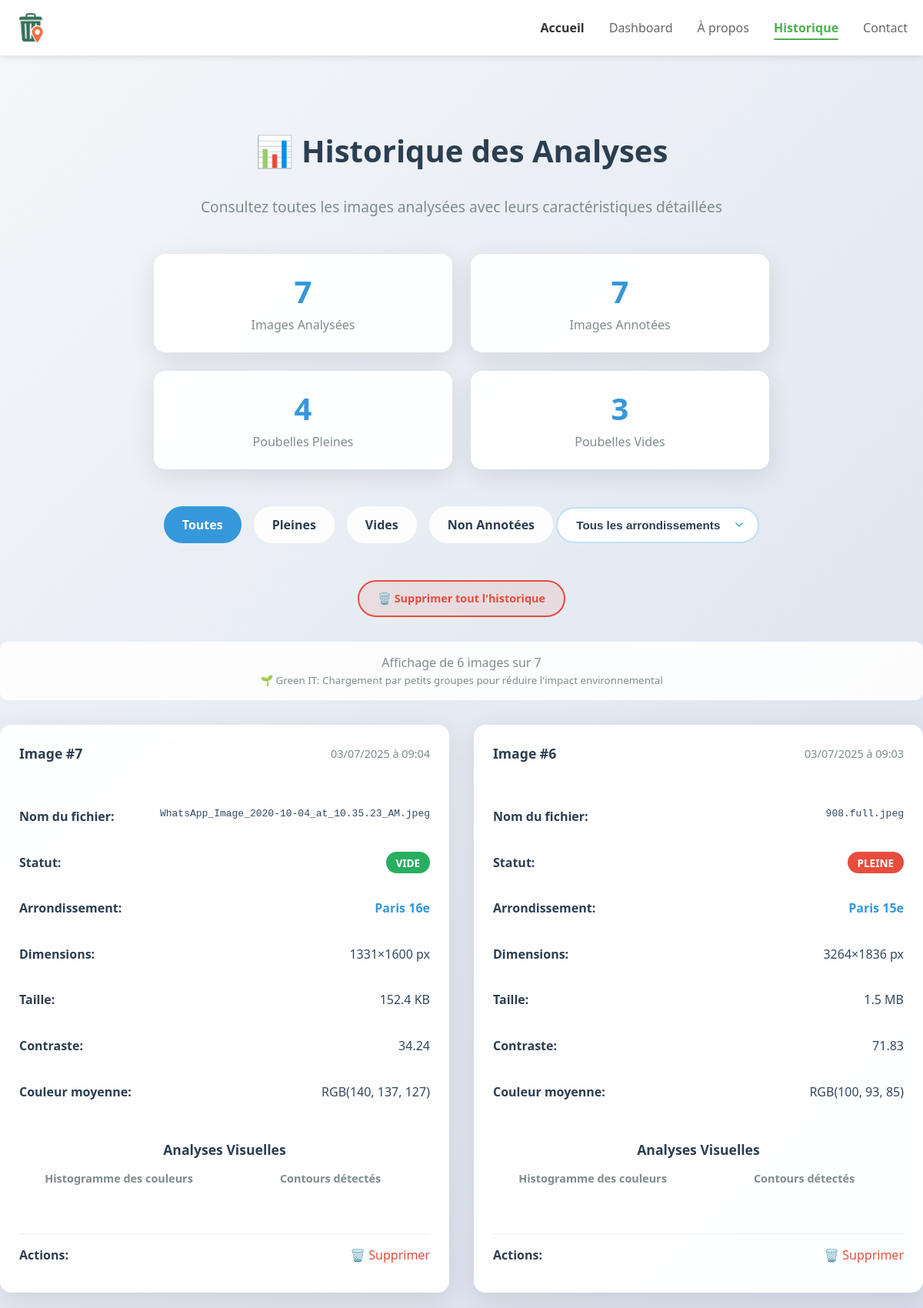
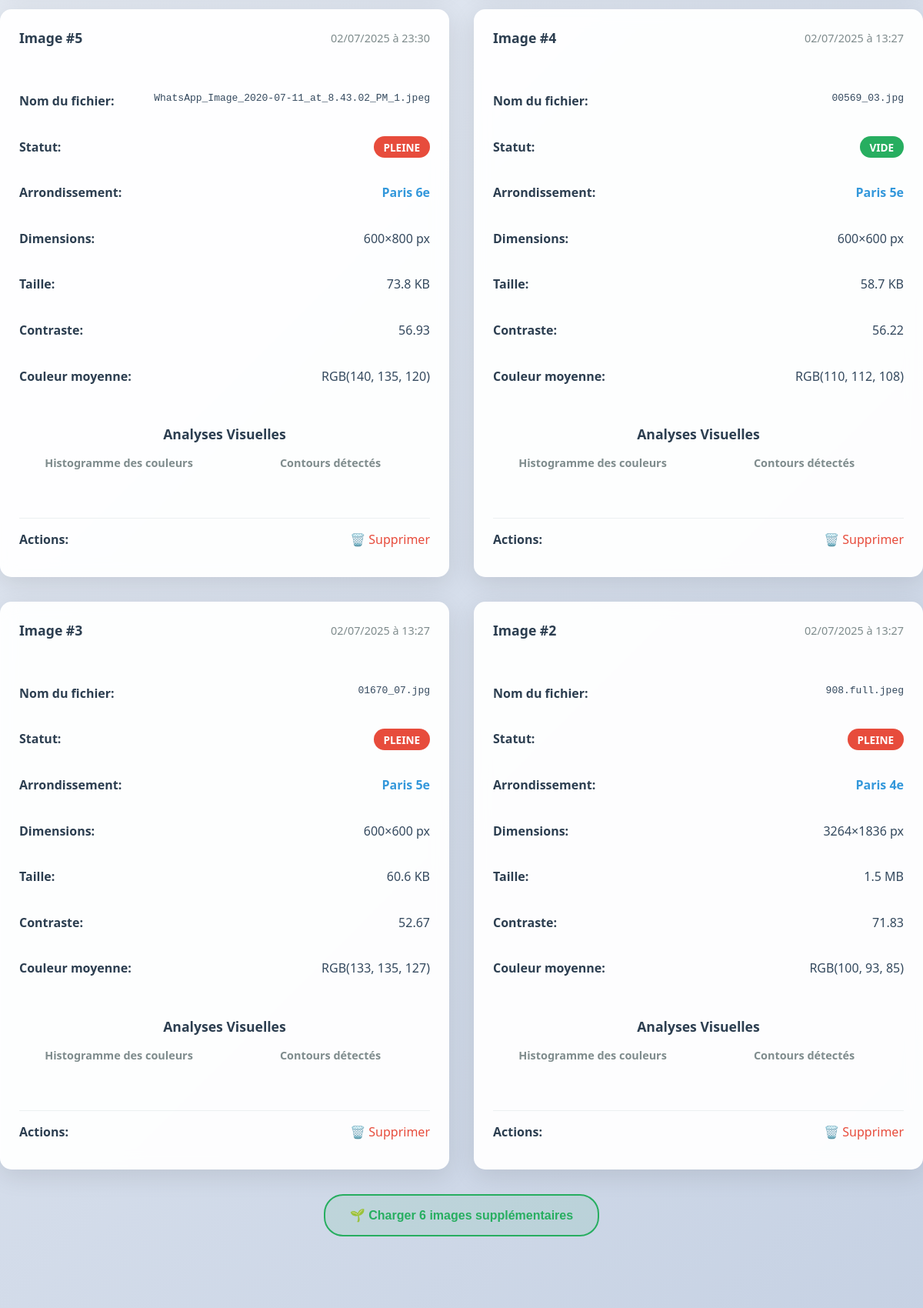
Page /historique (upper part) on the committed database (2 pictures, top to bottom).
### tables this page shows
CREATE TABLE images (
                id INTEGER PRIMARY KEY AUTOINCREMENT,
                filepath TEXT,
                upload_date TEXT,
                annotation TEXT,
                filesize INTEGER,
                width INTEGER,
                height INTEGER,
                avg_color_r INTEGER,
                avg_color_g INTEGER,
                avg_color_b INTEGER,
                contrast REAL
            , histogram_data TEXT, histogram_image TEXT, edge_image TEXT, exif_date_taken TEXT, exif_latitude REAL, exif_longitude REAL);

### app.py (the view)
@app.route('/historique')
def historique():
    filter_type = request.args.get('filter')
    arrondissement_filter = request.args.get('arrondissement')
    page = int(request.args.get('page', 1))
    per_page = 6  # Nombre d'images par page (Green IT - 2x3 grille)
    def get_filtered_images(start_offset, batch_size, max_attempts=10):
        images = []
        current_offset = start_offset
        attempts = 0
        while len(images) < per_page and attempts < max_attempts:
            with sqlite3.connect('database.db') as conn:
                cursor = conn.cursor()
                base_query = "SELECT * FROM images"
                where_clauses = []
                if filter_type == 'pleine':
                    where_clauses.append('annotation = "pleine"')
                elif filter_type == 'vide':
                    where_clauses.append('annotation = "vide"')
                elif filter_type == 'non_annotees':
                    where_clauses.append('(annotation IS NULL OR annotation = "")')
                where_clause = ' WHERE ' + ' AND '.join(where_clauses) if where_clauses else ''
                paginated_query = base_query + where_clause + f' ORDER BY upload_date DESC LIMIT {batch_size} OFFSET {current_offset}'
                cursor.execute(paginated_query)
                columns = [description[0] for description in cursor.description]
                batch_images = [dict(zip(columns, row)) for row in cursor.fetchall()]
                if not batch_images:
                    break
                for image in batch_images:
                    if image['exif_latitude'] is not None and image['exif_longitude'] is not None:
                        latitude, longitude = image['exif_latitude'], image['exif_longitude']
                    else:
                        latitude, longitude = generate_random_paris_coordinates_safe(image['id'])
                    image['arrondissement'] = get_paris_district_from_coordinates(latitude, longitude)
                    if not arrondissement_filter or image['arrondissement'] == arrondissement_filter:
                        images.append(image)
                        if len(images) >= per_page:
                            break
                current_offset += batch_size
                attempts += 1
        return images[:per_page], current_offset
    start_offset = (page - 1) * per_page
    batch_size = per_page * 4 if arrondissement_filter else per_page
    images, final_offset = get_filtered_images(start_offset, batch_size)
    with sqlite3.connect('database.db') as conn:
        cursor = conn.cursor()
        count_query = "SELECT COUNT(*) FROM images"
        where_clauses = []
        if filter_type == 'pleine':
            where_clauses.append('annotation = "pleine"')
        elif filter_type == 'vide':
            where_clauses.append('annotation = "vide"')
        elif filter_type == 'non_annotees':
            where_clauses.append('(annotation IS NULL OR annotation = "")')
        where_clause = ' WHERE ' + ' AND '.join(where_clauses) if where_clauses else ''
        cursor.execute(count_query + where_clause)
        total_filtered_images = cursor.fetchone()[0]
        if arrondissement_filter:
            total_filtered_images = max(1, total_filtered_images // 20)
        cursor.execute('SELECT COUNT(*) FROM images')
        total_images = cursor.fetchone()[0]
        cursor.execute('SELECT COUNT(*) FROM images WHERE annotation IS NOT NULL AND annotation != ""')
        annotated_images = cursor.fetchone()[0]
        cursor.execute('SELECT COUNT(*) FROM images WHERE annotation = "pleine"')
        images_pleine = cursor.fetchone()[0]
        cursor.execute('SELECT COUNT(*) FROM images WHERE annotation = "vide"')
        images_vide = cursor.fetchone()[0]
        cursor.execute('SELECT id, exif_latitude, exif_longitude FROM images ORDER BY id')
        all_image_data = cursor.fetchall()
        arrondissements = set()
        for img_id, exif_lat, exif_lng in all_image_data:
            if exif_lat is not None and exif_lng is not None:
                latitude, longitude = exif_lat, exif_lng
            else:
                latitude, longitude = generate_random_paris_coordinates_safe(img_id)
            arr = get_paris_district_from_coordinates(latitude, longitude)
            arrondissements.add(arr)
        arrondissements = sorted(list(arrondissements))
        for image in images:
            image = extract_exif_coordinates_and_arrondissement(image)
            if image['upload_date']:
                try:
                    date_obj = datetime.strptime(image['upload_date'], '%Y-%m-%d %H:%M:%S')
                    image['upload_date'] = date_obj.strftime('%d/%m/%Y à %H:%M')
                except:
                    pass
            if image['filesize']:
                size_kb = image['filesize'] / 1024
                if size_kb < 1024:
                    image['filesize'] = f"{size_kb:.1f} KB"
                else:
                    size_mb = size_kb / 1024
                    image['filesize'] = f"{size_mb:.1f} MB"
    has_next = len(images) == per_page and final_offset < total_filtered_images * 2  # Facteur de sécurité
    next_page = page + 1 if has_next else None
    return render_template('historique.html',
                         images=images,
                         total_images=total_images,
                         annotated_images=annotated_images,
                         images_pleine=images_pleine,
                         images_vide=images_vide,
                         filter_type=filter_type,
                         arrondissement_filter=arrondissement_filter,
                         arrondissements=arrondissements,
                         current_page=page,
                         has_next=has_next,
                         next_page=next_page,
                         total_filtered_images=total_filtered_images,
                         images_shown=len(images),
                         per_page=per_page)

### templates/historique.html (shortened to what this page needs)
<!DOCTYPE html>
<html lang="fr">
<head>
    <link rel="stylesheet" href="{{ url_for('static', filename='styles.css') }}">
</head>
<body>
    <header class="header">
        <div class="container">
            <div class="logo">
                <img src="{{ url_for('static', filename='images/Logo_TrashTrack.png') }}" alt="TrashTrack" class="logo-img">
            </div>
            <nav class="nav">
                <a href="{{ url_for('home') }}" class="nav-link">Accueil</a>
                <a href="/dashboard.html" class="nav-link">Dashboard</a>
                <a href="/apropos.html" class="nav-link">À propos</a>
                <a href="{{ url_for('historique') }}" class="nav-link active">Historique</a>
                <a href="/contact.html" class="nav-link">Contact</a>
            </nav>
        </div>
    </header>
    <main class="main">
        <div class="container resources-container">
            <h1 class="page-title">📊 Historique des Analyses</h1>
            <p class="subtitle">Consultez toutes les images analysées avec leurs caractéristiques détaillées</p>
            <div class="stats-section">
                <div class="stat-card">
                    <span class="stat-number">{{ total_images }}</span>
                    <div class="stat-label">Images Analysées</div>
                </div>
                <div class="stat-card">
                    <span class="stat-number">{{ annotated_images }}</span>
                    <div class="stat-label">Images Annotées</div>
                </div>
                <div class="stat-card">
                    <span class="stat-number">{{ images_pleine }}</span>
                    <div class="stat-label">Poubelles Pleines</div>
                </div>
                <div class="stat-card">
                    <span class="stat-number">{{ images_vide }}</span>
                    <div class="stat-label">Poubelles Vides</div>
                </div>
            </div>
            <div class="filter-section">
                <div class="filter-buttons">
                    <a href="{{ url_for('historique', arrondissement=arrondissement_filter) if arrondissement_filter else url_for('historique') }}"
                       class="filter-btn {{ 'active' if not filter_type else '' }}">Toutes</a>
                    <a href="{{ url_for('historique', filter='pleine', arrondissement=arrondissement_filter) if arrondissement_filter else url_for('historique', filter='pleine') }}"
                       class="filter-btn {{ 'active' if filter_type == 'pleine' else '' }}">Pleines</a>
                    <a href="{{ url_for('historique', filter='vide', arrondissement=arrondissement_filter) if arrondissement_filter else url_for('historique', filter='vide') }}"
                       class="filter-btn {{ 'active' if filter_type == 'vide' else '' }}">Vides</a>
                    <a href="{{ url_for('historique', filter='non_annotees', arrondissement=arrondissement_filter) if arrondissement_filter else url_for('historique', filter='non_annotees') }}"
                       class="filter-btn {{ 'active' if filter_type == 'non_annotees' else '' }}">Non Annotées</a>
                </div>
                <div class="arrondissement-filter">
                    <select class="arrondissement-select" id="arrondissementSelect" onchange="filterByArrondissement()">
                        <option value="">Tous les arrondissements</option>
                    </select>
                </div>
                {% if total_images > 0 %}
                <div style="margin-top: 1.5rem; text-align: center;">
                    <a href="{{ url_for('clear_history') }}"
                       class="clear-history-btn"
                       onclick="return confirm('⚠️ ATTENTION ⚠️\n\nCette action va supprimer DÉFINITIVEMENT :\n• Toutes les images uploadées\n• Tous les histogrammes générés\n• Tous les fichiers de contours\n• Toutes les données de la base\n\nCette action est IRRÉVERSIBLE !\n\nÊtes-vous absolument sûr de vouloir continuer ?')">
                        🗑️ Supprimer tout l'historique
                    </a>
                </div>
                {% endif %}
            </div>
            {% if images %}
            <div class="pagination-info" style="text-align: center; margin-bottom: 1rem; color: #7f8c8d;">
                <p>Affichage de {{ images_shown }} images sur {{ total_filtered_images }}
                {% if filter_type %}(filtrées){% endif %}</p>
                <small>🌱 Green IT: Chargement par petits groupes pour réduire l'impact environnemental</small>
            </div>
            <div class="images-grid" id="images-container">
                {% for image in images %}
                <div class="image-card">
                    <div class="image-header">
                        <span class="image-id">Image #{{ image['id'] }}</span>
                        <span class="image-date">{{ image['upload_date'] }}</span>
                    </div>
                    <div class="image-details">
                        <div class="detail-row">
                            <span class="detail-label">Nom du fichier:</span>
                            <span class="detail-value" style="font-family: monospace; word-break: break-all;">{{ image['filepath'].split('/')[-1] }}</span>
                        </div>
                        <div class="detail-row">
                            <span class="detail-label">Statut:</span>
                            <span class="detail-value">
                                <span class="status-annotation status-{{ image['annotation'] or 'non' }}">
                                    {{ image['annotation'] or "Non Annoté" }}
                                </span>
                            </span>
                        </div>
                        <div class="detail-row">
                            <span class="detail-label">Arrondissement:</span>
                            <span class="detail-value" style="font-weight: 600; color: #3498db;">{{ image['arrondissement'] }}</span>
                        </div>
                        <div class="detail-row">
                            <span class="detail-label">Dimensions:</span>
                            <span class="detail-value">{{ image['width'] }}×{{ image['height'] }} px</span>
                        </div>
                        <div class="detail-row">
                            <span class="detail-label">Taille:</span>
                            <span class="detail-value">{{ image['filesize'] }}</span>
                        </div>
                        <div class="detail-row">
                            <span class="detail-label">Contraste:</span>
                            <span class="detail-value">{{ "%.2f"|format(image['contrast']) }}</span>
                        </div>
                        <div class="detail-row">
                            <span class="detail-label">Couleur moyenne:</span>
                            <span class="detail-value">RGB({{ image['avg_color_r'] }}, {{ image['avg_color_g'] }}, {{ image['avg_color_b'] }})</span>
                        </div>
                    </div>
                    <div class="analysis-section">
                        <h3 class="analysis-title">Analyses Visuelles</h3>
                        <div class="analysis-images">
                            <div class="analysis-item">
                                <h4>Histogramme des couleurs</h4>
                            </div>
                            <div class="analysis-item">
                                <h4>Contours détectés</h4>
                            </div>
                        </div>
                    </div>
                    <div class="detail-row" style="margin-top: 1rem; padding-top: 1rem; border-top: 1px solid #ecf0f1;">
                        <span class="detail-label">Actions:</span>
                        <span class="detail-value">
                            <a href="{{ url_for('delete_image', image_id=image['id']) }}"
                               onclick="return confirm('Supprimer cette image ?')"
                               style="color: #e74c3c; text-decoration: none;">🗑️ Supprimer</a>
                        </span>
                    </div>
                </div>
                {% endfor %}
            </div>
            {% if has_next %}
            <div class="load-more-section" style="text-align: center; margin-top: 2rem;">
                <button id="load-more-btn" class="load-more-btn"
                        data-next-page="{{ next_page }}"
                        data-filter="{{ filter_type or '' }}"
                        data-arrondissement="{{ arrondissement_filter or '' }}">
                    🌱 Charger 6 images supplémentaires
                </button>
            </div>
            {% endif %}
            {% else %}
            <div class="no-images">
                <p>Aucune image trouvée pour les critères sélectionnés.</p>
                <p><a href="{{ url_for('home') }}" style="color: #3498db; text-decoration: none;">Commencez par uploader votre première image →</a></p>
            </div>
            {% endif %}
        </div>
    </main>
</body>
</html>

### rows in the picture
images: id "7", upload_date "03/07/2025 à 09:04", filepath "WhatsApp_Image_2020-10-04_at_10.35.23_AM.jpeg", annotation "VIDE", arrondissement "Paris 16e", width "1331", height "1600", filesize "152.4 KB", contrast "34.24", avg_color_r "140", avg_color_g "137", avg_color_b "127"
images: id "6", upload_date "03/07/2025 à 09:03", filepath "908.full.jpeg", annotation "PLEINE", arrondissement "Paris 15e", width "3264", height "1836", filesize "1.5 MB", contrast "71.83", avg_color_r "100", avg_color_g "93", avg_color_b "85"
images: id "5", upload_date "02/07/2025 à 23:30", filepath "WhatsApp_Image_2020-07-11_at_8.43.02_PM_1.jpeg", annotation "PLEINE", arrondissement "Paris 6e", width "600", height "800", filesize "73.8 KB", contrast "56.93", avg_color_r "140", avg_color_g "135", avg_color_b "120"
images: id "4", upload_date "02/07/2025 à 13:27", filepath "00569_03.jpg", annotation "VIDE", arrondissement "Paris 5e", width "600", height "600", filesize "58.7 KB", contrast "56.22", avg_color_r "110", avg_color_g "112", avg_color_b "108"
images: id "3", upload_date "02/07/2025 à 13:27", filepath "01670_07.jpg", annotation "PLEINE", arrondissement "Paris 5e", width "600", height "600", filesize "60.6 KB", contrast "52.67", avg_color_r "133", avg_color_g "135", avg_color_b "127"
images: id "2", upload_date "02/07/2025 à 13:27", filepath "908.full.jpeg", annotation "PLEINE", arrondissement "Paris 4e", width "3264", height "1836", filesize "1.5 MB", contrast "71.83", avg_color_r "100", avg_color_g "93", avg_color_b "85"

### other values in the picture
{{ total_images }} "7"
{{ annotated_images }} "7"
{{ images_pleine }} "4"
{{ images_vide }} "3"
{{ images_shown }} "6"
{{ total_filtered_images }} "7"
